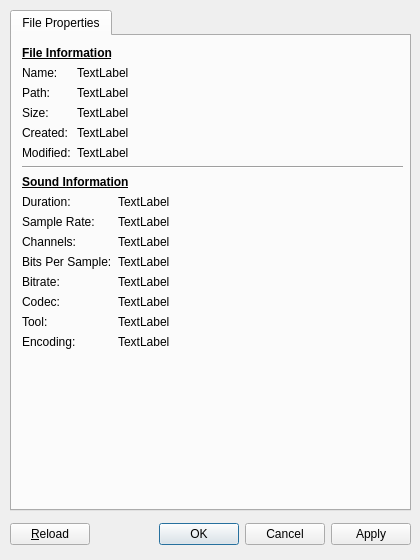
<ui version="4.0" >
 <class>Form</class>
 <widget class="QWidget" name="Form" >
  <property name="geometry" >
   <rect>
    <x>0</x>
    <y>0</y>
    <width>420</width>
    <height>560</height>
   </rect>
  </property>
  <property name="windowTitle" >
   <string>Form</string>
  </property>
  <widget class="QWidget" name="horizontalLayout" >
   <property name="geometry" >
    <rect>
     <x>10</x>
     <y>520</y>
     <width>401</width>
     <height>29</height>
    </rect>
   </property>
   <layout class="QHBoxLayout" >
    <property name="margin" >
     <number>0</number>
    </property>
    <property name="spacing" >
     <number>6</number>
    </property>
    <item>
     <widget class="QPushButton" name="pushButton" >
      <property name="text" >
       <string>&amp;Reload</string>
      </property>
     </widget>
    </item>
    <item>
     <widget class="QDialogButtonBox" name="buttonBox" >
      <property name="orientation" >
       <enum>Qt::Horizontal</enum>
      </property>
      <property name="standardButtons" >
       <set>QDialogButtonBox::Apply|QDialogButtonBox::Cancel|QDialogButtonBox::NoButton|QDialogButtonBox::Ok</set>
      </property>
     </widget>
    </item>
   </layout>
  </widget>
  <widget class="QTabWidget" name="tabWidget" >
   <property name="geometry" >
    <rect>
     <x>10</x>
     <y>10</y>
     <width>401</width>
     <height>501</height>
    </rect>
   </property>
   <property name="currentIndex" >
    <number>0</number>
   </property>
   <widget class="QWidget" name="tab" >
    <attribute name="title" >
     <string>File Properties</string>
    </attribute>
    <widget class="QWidget" name="verticalLayout" >
     <property name="geometry" >
      <rect>
       <x>10</x>
       <y>10</y>
       <width>381</width>
       <height>461</height>
      </rect>
     </property>
     <layout class="QVBoxLayout" >
      <property name="margin" >
       <number>0</number>
      </property>
      <property name="spacing" >
       <number>6</number>
      </property>
      <item>
       <widget class="QLabel" name="label_9" >
        <property name="text" >
         <string>&lt;u>&lt;b>File Information&lt;/b>&lt;/u></string>
        </property>
       </widget>
      </item>
      <item>
       <layout class="QGridLayout" >
        <property name="margin" >
         <number>0</number>
        </property>
        <property name="spacing" >
         <number>6</number>
        </property>
        <item row="1" column="0" >
         <widget class="QLabel" name="label_3" >
          <property name="text" >
           <string>Path:</string>
          </property>
         </widget>
        </item>
        <item row="0" column="1" >
         <widget class="QLabel" name="label_2" >
          <property name="sizePolicy" >
           <sizepolicy>
            <hsizetype>7</hsizetype>
            <vsizetype>5</vsizetype>
            <horstretch>0</horstretch>
            <verstretch>0</verstretch>
           </sizepolicy>
          </property>
          <property name="text" >
           <string>TextLabel</string>
          </property>
         </widget>
        </item>
        <item row="2" column="0" >
         <widget class="QLabel" name="label_11" >
          <property name="text" >
           <string>Size:</string>
          </property>
         </widget>
        </item>
        <item row="3" column="0" >
         <widget class="QLabel" name="label_12" >
          <property name="text" >
           <string>Created:</string>
          </property>
         </widget>
        </item>
        <item row="1" column="1" >
         <widget class="QLabel" name="label_4" >
          <property name="text" >
           <string>TextLabel</string>
          </property>
         </widget>
        </item>
        <item row="0" column="0" >
         <widget class="QLabel" name="label" >
          <property name="text" >
           <string>Name:</string>
          </property>
         </widget>
        </item>
        <item row="4" column="0" >
         <widget class="QLabel" name="label_13" >
          <property name="text" >
           <string>Modified:</string>
          </property>
         </widget>
        </item>
        <item row="2" column="1" >
         <widget class="QLabel" name="label_20" >
          <property name="text" >
           <string>TextLabel</string>
          </property>
         </widget>
        </item>
        <item row="3" column="1" >
         <widget class="QLabel" name="label_21" >
          <property name="text" >
           <string>TextLabel</string>
          </property>
         </widget>
        </item>
        <item row="4" column="1" >
         <widget class="QLabel" name="label_22" >
          <property name="text" >
           <string>TextLabel</string>
          </property>
         </widget>
        </item>
       </layout>
      </item>
      <item>
       <widget class="Line" name="line" >
        <property name="orientation" >
         <enum>Qt::Horizontal</enum>
        </property>
       </widget>
      </item>
      <item>
       <widget class="QLabel" name="label_10" >
        <property name="text" >
         <string>&lt;u>&lt;b>Sound Information&lt;/b>&lt;/u></string>
        </property>
       </widget>
      </item>
      <item>
       <layout class="QGridLayout" >
        <property name="margin" >
         <number>0</number>
        </property>
        <property name="spacing" >
         <number>6</number>
        </property>
        <item row="0" column="1" >
         <widget class="QLabel" name="label_5" >
          <property name="sizePolicy" >
           <sizepolicy>
            <hsizetype>7</hsizetype>
            <vsizetype>5</vsizetype>
            <horstretch>0</horstretch>
            <verstretch>0</verstretch>
           </sizepolicy>
          </property>
          <property name="text" >
           <string>TextLabel</string>
          </property>
         </widget>
        </item>
        <item row="0" column="0" >
         <widget class="QLabel" name="label_6" >
          <property name="text" >
           <string>Duration:</string>
          </property>
         </widget>
        </item>
        <item row="1" column="0" >
         <widget class="QLabel" name="label_7" >
          <property name="text" >
           <string>Sample Rate:</string>
          </property>
         </widget>
        </item>
        <item row="1" column="1" >
         <widget class="QLabel" name="label_8" >
          <property name="text" >
           <string>TextLabel</string>
          </property>
         </widget>
        </item>
        <item row="3" column="0" >
         <widget class="QLabel" name="label_15" >
          <property name="text" >
           <string>Bits Per Sample:</string>
          </property>
         </widget>
        </item>
        <item row="4" column="0" >
         <widget class="QLabel" name="label_16" >
          <property name="text" >
           <string>Bitrate:</string>
          </property>
         </widget>
        </item>
        <item row="5" column="0" >
         <widget class="QLabel" name="label_17" >
          <property name="text" >
           <string>Codec:</string>
          </property>
         </widget>
        </item>
        <item row="6" column="0" >
         <widget class="QLabel" name="label_18" >
          <property name="text" >
           <string>Tool:</string>
          </property>
         </widget>
        </item>
        <item row="2" column="0" >
         <widget class="QLabel" name="label_14" >
          <property name="text" >
           <string>Channels:</string>
          </property>
         </widget>
        </item>
        <item row="7" column="0" >
         <widget class="QLabel" name="label_19" >
          <property name="text" >
           <string>Encoding:</string>
          </property>
         </widget>
        </item>
        <item row="2" column="1" >
         <widget class="QLabel" name="label_23" >
          <property name="text" >
           <string>TextLabel</string>
          </property>
         </widget>
        </item>
        <item row="3" column="1" >
         <widget class="QLabel" name="label_24" >
          <property name="text" >
           <string>TextLabel</string>
          </property>
         </widget>
        </item>
        <item row="4" column="1" >
         <widget class="QLabel" name="label_25" >
          <property name="text" >
           <string>TextLabel</string>
          </property>
         </widget>
        </item>
        <item row="5" column="1" >
         <widget class="QLabel" name="label_26" >
          <property name="text" >
           <string>TextLabel</string>
          </property>
         </widget>
        </item>
        <item row="6" column="1" >
         <widget class="QLabel" name="label_27" >
          <property name="text" >
           <string>TextLabel</string>
          </property>
         </widget>
        </item>
        <item row="7" column="1" >
         <widget class="QLabel" name="label_28" >
          <property name="text" >
           <string>TextLabel</string>
          </property>
         </widget>
        </item>
       </layout>
      </item>
      <item>
       <spacer>
        <property name="orientation" >
         <enum>Qt::Vertical</enum>
        </property>
        <property name="sizeHint" >
         <size>
          <width>20</width>
          <height>40</height>
         </size>
        </property>
       </spacer>
      </item>
     </layout>
    </widget>
   </widget>
  </widget>
 </widget>
 <tabstops>
  <tabstop>tabWidget</tabstop>
  <tabstop>buttonBox</tabstop>
  <tabstop>pushButton</tabstop>
 </tabstops>
 <resources/>
 <connections/>
</ui>
